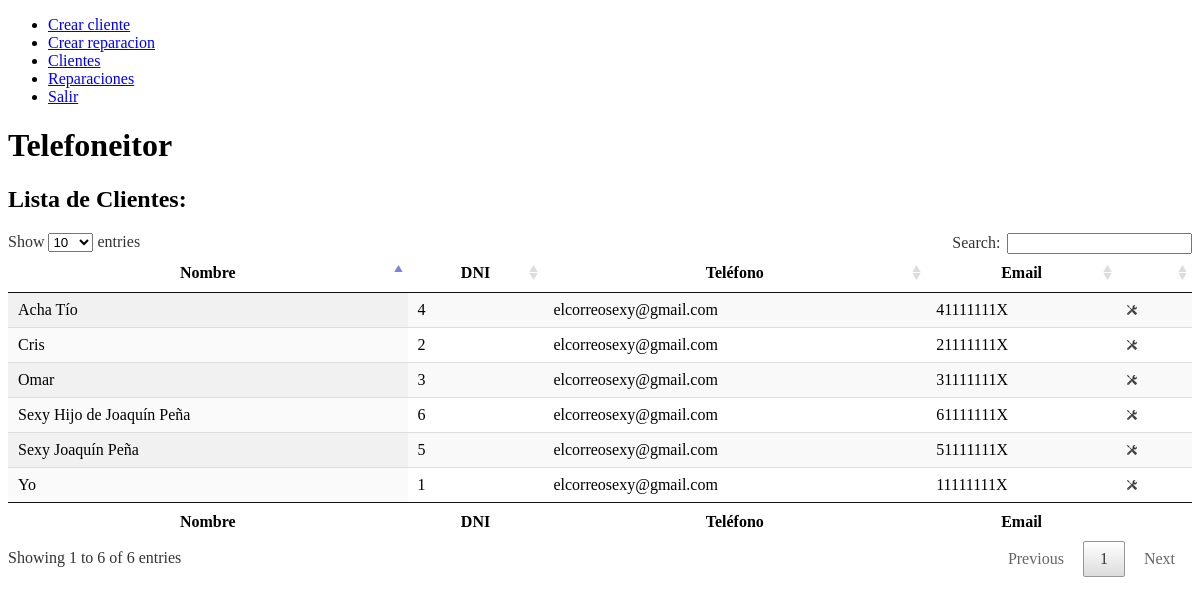
The page /vistas/listaClientes.php on the database as committed earlier.
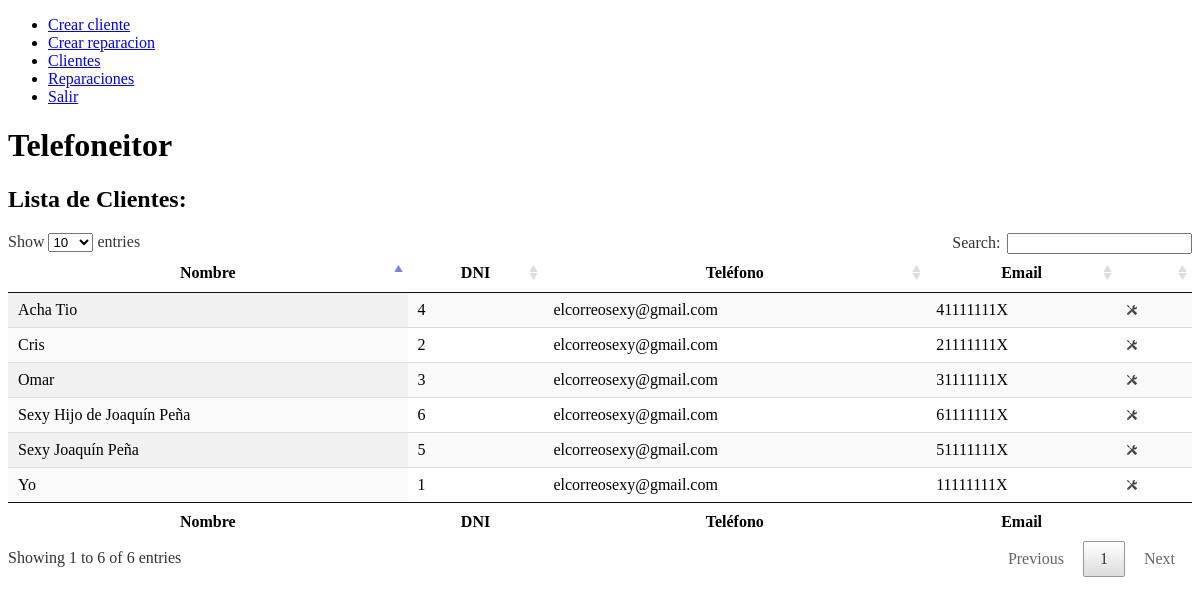
The same page on the database as committed later.
### tables this page shows
CREATE TABLE Clientes (
  cliente_id INT(6) UNSIGNED AUTO_INCREMENT PRIMARY KEY,
  nombre VARCHAR(150) NOT NULL,
  dni VARCHAR(9) NOT NULL UNIQUE,
  email VARCHAR(50),
  telefono VARCHAR(9),
  fechaDeRegistro TIMESTAMP
);

### repositorio/repositorioClientes.php (called while the page is built, shortened)
<?php
include_once($_SERVER['DOCUMENT_ROOT']."/dominio/Cliente.php");
function getClientes($username, $password) {
    try {
        $conn = preparaBD($username, $password);
        $stmt = $conn->prepare("SELECT * FROM Clientes");
        $stmt->execute();
        $array = Array();
        $contador = 0;
        $fila = $stmt->fetch();
        if(isset($fila))
        {
            while($fila) {
                $clienteNuevo = new Cliente($fila["cliente_id"],$fila["nombre"],$fila["cliente_id"],$fila["dni"],$fila["email"],$fila["telefono"],$fila["fechaDeRegistro"]);
                $array[$contador] = $clienteNuevo;
                $contador++;
                $fila = $stmt->fetch();
            }
        }
        return $array;
    }
    catch(PDOException $e) {
        echo "Error: " . $e->getMessage();
    }
}
?>

### dominio/Cliente.php (called while the page is built, shortened)
<?php
class Cliente {
    var $cliente_id;
    var $nombre;
    var $dni;
    var $email;
    var $telefono;
    function Cliente($cliente_id, $nombre, $dni, $email, $telefono, $fechaDeRegistro)
    {
        $this->cliente_id = $cliente_id;
        $this->nombre = $nombre;
        $this->dni = $dni;
        $this->email = $email;
        $this->telefono = $telefono;
    }
    function getId() {
        return $this->cliente_id;
    }
    function getNombre() {
        return $this->nombre;
    }
    function getDNI() {
        return $this->dni;
    }
    function getEmail() {
        return $this->email;
    }
    function getTelefono() {
        return $this->telefono;
    }
}
?>

### vistas/listaClientes.php (the view, shortened to what this page needs)
<!DOCTYPE html>
<html>
<head>
    <link href="../css/style.css" rel="stylesheet" type="text/css">
    <link href="../css/jquery.dataTables.css" rel="stylesheet" type="text/css">
</head>
<body>
<header>
    <?php
        include_once($_SERVER['DOCUMENT_ROOT'] . "/vistas/barraMenu.php");
    ?>
</header>
<div id="main">
<h1>Telefoneitor</h1>
<h2>Lista de Clientes:</h2>
<?php
    include_once($_SERVER['DOCUMENT_ROOT'] . "/dominio/Cliente.php");
    include_once($_SERVER['DOCUMENT_ROOT'] . "/repositorio/repositorioClientes.php");
    $username = $_SESSION['username'];
    $password = $_SESSION['password'];
    echo "<table id=\"example\" class=\"display\" cellspacing=\"0\" width=\"100%\">";
    echo "<thead>
            <tr>
                <th>Nombre</th>
                <th>DNI</th>
                <th>Teléfono</th>
                <th>Email</th>
                <th></th>
            </tr>
        </thead>";
    echo "<tfoot>
            <tr>
                <th>Nombre</th>
                <th>DNI</th>
                <th>Teléfono</th>
                <th>Email</th>
                <th></th>
            </tr>
        </tfoot>";
    $array = getClientes($username, $password);
    echo "<tbody>";
    foreach ($array as $clave => $valor) {
        echo "<tr>";
        echo "<td>".$valor->getNombre()."</td>";
        echo "<td>".$valor->getDNI()."</td>";
        echo "<td>".$valor->getTelefono()."</td>";
        echo "<td>".$valor->getEmail()."</td>";
        echo '<td><a href="crearReparacion.php?id='.$valor->getId().'"><img class="icono" src="../images/tools.ico"/></a></td>';
        echo "</tr>";
    }
    echo "</tbody></table>";
?>
</div>
</body>
</html>

### vistas/barraMenu.php
<nav>
   <ul class="mainmenu">
    <li><a href="crearCliente.php">Crear cliente</a></li>
    <li><a href="crearReparacion.php">Crear reparacion</a></li>
    <li><a href="listaClientes.php">Clientes</a></li>
    <li><a href="listaReparaciones.php">Reparaciones</a>
    <li><a href="../deslogear.php">Salir</a></li>
   </li></ul>
  </nav>

### css/style.css (style rules this page uses)
.icono { height: 10px; width: 10px; }

Rows that differ between the two databases and show on the page:
changed clientes id 4: nombre "Acha Tío" → "Acha Tio"
